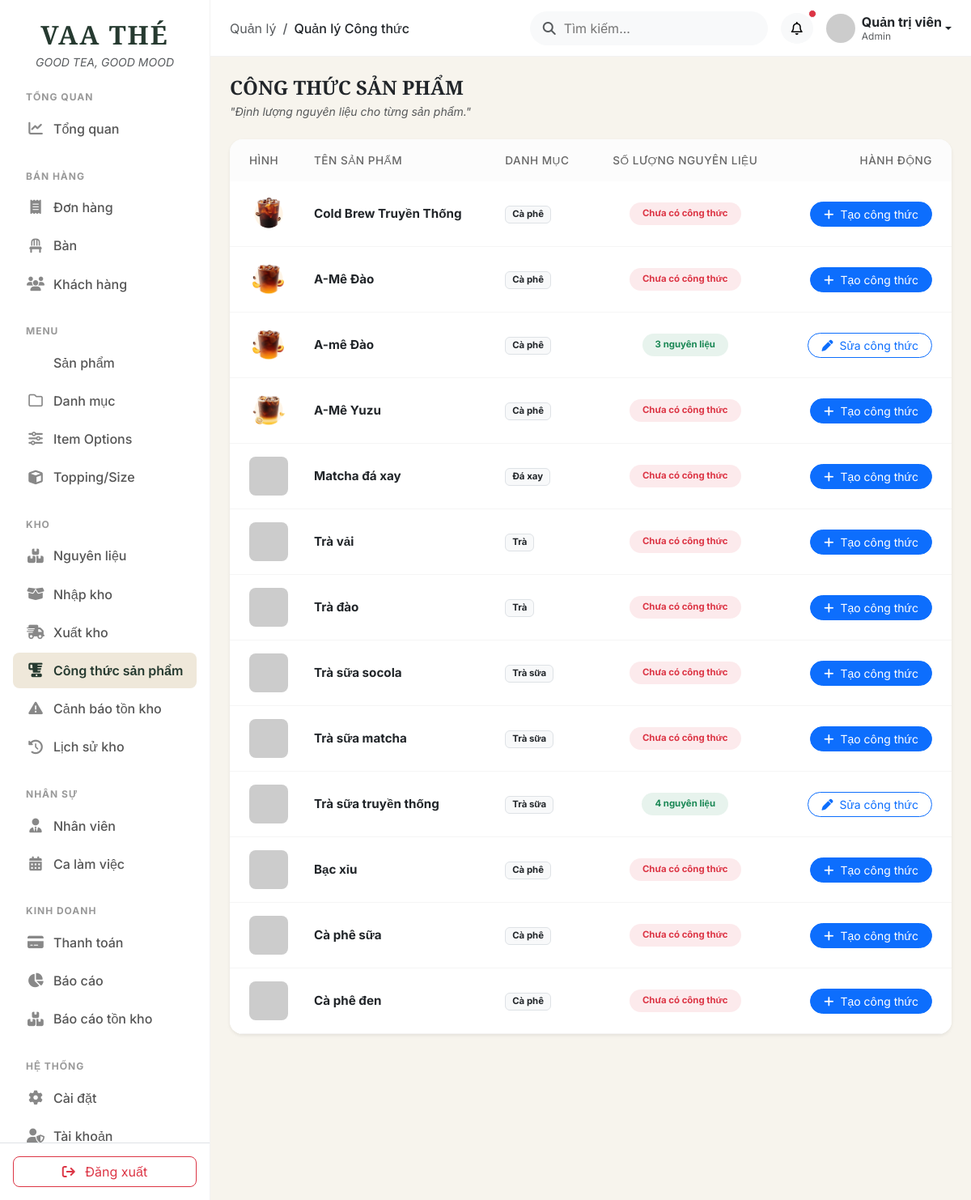
Page /public/admin.php?route=product_ingredients (signed in) on the committed database.
### tables this page shows
CREATE TABLE `products` (
  `id` int(10) UNSIGNED NOT NULL,
  `category_id` int(10) UNSIGNED NOT NULL,
  `name` varchar(150) NOT NULL,
  `description` text DEFAULT NULL,
  `price` decimal(12,2) NOT NULL DEFAULT 0.00,
  `image` varchar(255) DEFAULT NULL,
  `status` tinyint(1) NOT NULL DEFAULT 1,
  `created_at` timestamp NOT NULL DEFAULT current_timestamp(),
  `updated_at` timestamp NOT NULL DEFAULT current_timestamp() ON UPDATE current_timestamp()
);

CREATE TABLE `categories` (
  `id` int(10) UNSIGNED NOT NULL,
  `name` varchar(100) NOT NULL,
  `description` text DEFAULT NULL,
  `image` varchar(255) DEFAULT NULL,
  `status` tinyint(1) NOT NULL DEFAULT 1,
  `created_at` timestamp NOT NULL DEFAULT current_timestamp(),
  `updated_at` timestamp NOT NULL DEFAULT current_timestamp() ON UPDATE current_timestamp()
);

### app/controllers/Admin/ProductIngredientController.php (called while the page is built, shortened)
<?php
require_once __DIR__ . '/../../models/Product.php';
require_once __DIR__ . '/../../models/Inventory.php';
require_once __DIR__ . '/../../models/ProductIngredient.php';
class ProductIngredientController {
    public function index() {
        $productModel = new Product();
        $piModel = new ProductIngredient();
        $productsRaw = $productModel->getAll();
        $products = [];
        foreach ($productsRaw as $p) {
            $recipe = $piModel->getByProductId($p['id']);
            $products[] = [
                'id' => $p['id'],
                'name' => $p['name'],
                'image' => $p['image'],
                'category' => $p['category_name'],
                'ingredients_count' => count($recipe)
            ];
        }
        require_once __DIR__ . '/../../views/admin/product_ingredients/index.php';
        require_once __DIR__ . '/../../views/layouts/admin.php';
    }
}

### app/models/Product.php (called while the page is built, shortened)
<?php
require_once __DIR__ . '/../config/database.php';
class Product {
    private $conn;
    public function __construct() {
        global $conn;
        $this->conn = $conn;
    }
    private function formatImageUrl($image) {
        if (empty($image)) {
            return 'https://images.unsplash.com/photo-1558160074-4d7d8bdf4256?auto=format&fit=crop&q=80&w=150';
        }
        return 'assets/images/products/' . $image;
    }
    public function getAll($includeHidden = false) {
        $statusCondition = $includeHidden ? "" : "WHERE p.status = 1";
        $sql = "SELECT p.*, c.name as category_name
                FROM products p
                LEFT JOIN categories c ON p.category_id = c.id
                $statusCondition
                ORDER BY p.id DESC";
        $result = $this->conn->query($sql);
        $products = $result->fetch_all(MYSQLI_ASSOC);
        return $products;
    }
}

### app/models/ProductIngredient.php (called while the page is built, shortened)
<?php
require_once __DIR__ . '/../config/database.php';
class ProductIngredient {
    private $conn;
    public function __construct() {
        global $conn;
        $this->conn = $conn;
    }
    public function getByProductId($product_id) {
        $sql = "SELECT pi.*, i.ingredient_name, i.unit
                FROM product_ingredients pi
                JOIN inventory i ON pi.inventory_id = i.id
                WHERE pi.product_id = ?";
        $stmt = $this->conn->prepare($sql);
        if ($stmt) {
            $stmt->bind_param("i", $product_id);
            $stmt->execute();
            return $stmt->get_result()->fetch_all(MYSQLI_ASSOC);
        }
        return [];
    }
}

### app/views/admin/product_ingredients/index.php (the view)
<div class="d-flex justify-content-between align-items-center mb-4">
    <div>
        <h4 class="font-serif fw-bold text-dark mb-1">CÔNG THỨC SẢN PHẨM</h4>
        <p class="text-muted fst-italic small mb-0">"Định lượng nguyên liệu cho từng sản phẩm."</p>
    </div>
</div>
<div class="card border-0 shadow-sm rounded-4 overflow-hidden mb-4">
    <div class="card-body p-0">
        <div class="table-responsive">
            <table class="table table-hover align-middle mb-0">
                <thead class="bg-light">
                    <tr>
                        <th class="ps-4 py-3 fw-medium border-0 rounded-top-left admin-style-588c2d" >Hình</th>
                        <th class="py-3 fw-medium border-0">Tên Sản Phẩm</th>
                        <th class="py-3 fw-medium border-0">Danh Mục</th>
                        <th class="py-3 fw-medium border-0 text-center">Số lượng nguyên liệu</th>
                        <th class="pe-4 py-3 fw-medium border-0 rounded-top-right text-end">Hành động</th>
                    </tr>
                </thead>
                <tbody class="border-top-0 bg-white">
                    <?php if(empty($products)): ?>
                        <tr>
                            <td colspan="5" class="text-center py-5 text-muted">Chưa có sản phẩm nào.</td>
                        </tr>
                    <?php else: ?>
                        <?php foreach($products as $p): ?>
                        <tr>
                            <td class="ps-4 py-3">
                                <img src="<?= htmlspecialchars($p['image']) ?>" alt="<?= htmlspecialchars($p['name']) ?>" class="rounded-3 object-fit-cover" width="48" height="48" onerror="this.src='https://via.placeholder.com/48x48?text=SP'">
                            </td>
                            <td>
                                <div class="fw-bold text-dark"><?= htmlspecialchars($p['name']) ?></div>
                            </td>
                            <td>
                                <span class="badge bg-light text-dark border px-2 py-1"><?= htmlspecialchars($p['category']) ?></span>
                            </td>
                            <td class="text-center">
                                <?php if($p['ingredients_count'] > 0): ?>
                                    <span class="badge bg-success bg-opacity-10 text-success px-3 py-2 rounded-pill">
                                        <?= $p['ingredients_count'] ?> nguyên liệu
                                    </span>
                                <?php else: ?>
                                    <span class="badge bg-danger bg-opacity-10 text-danger px-3 py-2 rounded-pill">
                                        Chưa có công thức
                                    </span>
                                <?php endif; ?>
                            </td>
                            <td class="pe-4 text-end">
                                <?php if(isset($_SESSION['role']) && $_SESSION['role'] === 'admin'): ?>
                                <a href="admin.php?route=product_ingredients&action=edit&id=<?= $p['id'] ?>" class="btn btn-sm <?= $p['ingredients_count'] > 0 ? 'btn-outline-primary' : 'btn-primary' ?> px-3 shadow-none rounded-pill">
                                    <i class="fa-solid <?= $p['ingredients_count'] > 0 ? 'fa-pen' : 'fa-plus' ?> me-1"></i>
                                    <?= $p['ingredients_count'] > 0 ? 'Sửa công thức' : 'Tạo công thức' ?>
                                </a>
                                <?php else: ?>
                                <button type="button" class="btn btn-sm btn-light border px-3 shadow-none rounded-pill" disabled title="Chỉ Admin có quyền chỉnh sửa">
                                    <i class="fa-solid fa-lock me-1"></i> Xem
                                </button>
                                <?php endif; ?>
                            </td>
                        </tr>
                        <?php endforeach; ?>
                    <?php endif; ?>
                </tbody>
            </table>
        </div>
    </div>
</div>

### public/assets/css/admin.css (style rules this page uses)
:root { --vaa-ivory: #F7F4ED; --vaa-cream: #EFE8DA; --vaa-dark: #18231D; --vaa-forest: #263A30; --vaa-sage: #AAB79F; --vaa-brown: #9A7654; --sidebar-width: 260px; --topbar-height: 70px; }
body.admin-body { font-family: 'Inter', sans-serif; background-color: var(--vaa-ivory); color: var(--vaa-dark); margin: 0; padding: 0; overflow-x: hidden; }
.font-serif { font-family: 'Cormorant Garamond', serif; }
.table > :not(caption) > * > * { padding: 1rem; vertical-align: middle; }
.table th { font-weight: 600; color: #666; background-color: #fcfcfc; border-bottom: 1px solid #eee; font-size: 0.85rem; text-transform: uppercase; letter-spacing: 0.5px; }
.table td { font-size: 0.95rem; border-bottom: 1px solid #f5f5f5; }
.admin-style-588c2d { width: 80px; }

### rows in the picture
products: shows a picture, name "Cold Brew Truyền Thống", category.name "Cà phê", shows "Chưa có công thức", shows "Tạo công thức"
products: name "A-Mê Đào", category.name "Cà phê", shows "Chưa có công thức", shows "Tạo công thức"
products: name "A-mê Đào", category.name "Cà phê", ingredients_count "3", shows "Sửa công thức"
products: shows a picture, name "A-Mê Yuzu", category.name "Cà phê", shows "Chưa có công thức", shows "Tạo công thức"
products: name "Matcha đá xay", category.name "Đá xay", shows "Chưa có công thức", shows "Tạo công thức"
products: name "Trà vải", category.name "Trà", shows "Chưa có công thức", shows "Tạo công thức"
products: name "Trà đào", category.name "Trà", shows "Chưa có công thức", shows "Tạo công thức"
products: name "Trà sữa socola", category.name "Trà sữa", shows "Chưa có công thức", shows "Tạo công thức"
products: name "Trà sữa matcha", category.name "Trà sữa", shows "Chưa có công thức", shows "Tạo công thức"
products: name "Trà sữa truyền thống", category.name "Trà sữa", id "4", shows "Sửa công thức"
products: name "Bạc xỉu", category.name "Cà phê", shows "Chưa có công thức", shows "Tạo công thức"
products: name "Cà phê sữa", category.name "Cà phê", shows "Chưa có công thức", shows "Tạo công thức"
products: name "Cà phê đen", category.name "Cà phê", shows "Chưa có công thức", shows "Tạo công thức"

### other values in the picture
$pageTitle "Quản lý Công thức"
$_SESSION['full_name'] "Quản trị viên"
$_SESSION['role'] "Admin"
